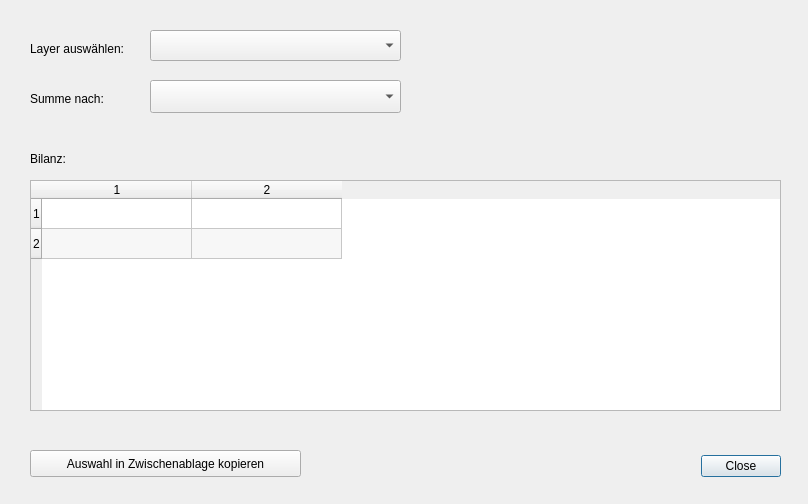
<?xml version="1.0" encoding="UTF-8"?>
<ui version="4.0">
 <class>FlaechensummeDialogBase</class>
 <widget class="QDialog" name="FlaechensummeDialogBase">
  <property name="geometry">
   <rect>
    <x>0</x>
    <y>0</y>
    <width>808</width>
    <height>504</height>
   </rect>
  </property>
  <property name="contextMenuPolicy">
   <enum>Qt::ActionsContextMenu</enum>
  </property>
  <property name="windowTitle">
   <string>Flächensumme</string>
  </property>
  <widget class="QDialogButtonBox" name="button_box">
   <property name="geometry">
    <rect>
     <x>440</x>
     <y>450</y>
     <width>341</width>
     <height>32</height>
    </rect>
   </property>
   <property name="orientation">
    <enum>Qt::Horizontal</enum>
   </property>
   <property name="standardButtons">
    <set>QDialogButtonBox::Close</set>
   </property>
   <property name="centerButtons">
    <bool>false</bool>
   </property>
  </widget>
  <widget class="QComboBox" name="comboBox">
   <property name="geometry">
    <rect>
     <x>150</x>
     <y>30</y>
     <width>251</width>
     <height>31</height>
    </rect>
   </property>
  </widget>
  <widget class="QLabel" name="label">
   <property name="geometry">
    <rect>
     <x>30</x>
     <y>40</y>
     <width>101</width>
     <height>17</height>
    </rect>
   </property>
   <property name="text">
    <string>Layer auswählen:</string>
   </property>
  </widget>
  <widget class="QLabel" name="label_2">
   <property name="geometry">
    <rect>
     <x>30</x>
     <y>150</y>
     <width>41</width>
     <height>17</height>
    </rect>
   </property>
   <property name="text">
    <string>Bilanz:</string>
   </property>
  </widget>
  <widget class="QTableWidget" name="tableWidget">
   <property name="geometry">
    <rect>
     <x>30</x>
     <y>180</y>
     <width>751</width>
     <height>231</height>
    </rect>
   </property>
   <property name="cursor" stdset="0">
    <cursorShape>ArrowCursor</cursorShape>
   </property>
   <property name="contextMenuPolicy">
    <enum>Qt::ActionsContextMenu</enum>
   </property>
   <property name="editTriggers">
    <set>QAbstractItemView::NoEditTriggers</set>
   </property>
   <property name="dragEnabled">
    <bool>false</bool>
   </property>
   <property name="dragDropMode">
    <enum>QAbstractItemView::NoDragDrop</enum>
   </property>
   <property name="alternatingRowColors">
    <bool>true</bool>
   </property>
   <property name="selectionMode">
    <enum>QAbstractItemView::ContiguousSelection</enum>
   </property>
   <property name="selectionBehavior">
    <enum>QAbstractItemView::SelectRows</enum>
   </property>
   <property name="rowCount">
    <number>2</number>
   </property>
   <property name="columnCount">
    <number>2</number>
   </property>
   <attribute name="horizontalHeaderVisible">
    <bool>true</bool>
   </attribute>
   <attribute name="horizontalHeaderCascadingSectionResizes">
    <bool>false</bool>
   </attribute>
   <attribute name="horizontalHeaderDefaultSectionSize">
    <number>150</number>
   </attribute>
   <attribute name="horizontalHeaderMinimumSectionSize">
    <number>20</number>
   </attribute>
   <attribute name="horizontalHeaderShowSortIndicator" stdset="0">
    <bool>false</bool>
   </attribute>
   <attribute name="horizontalHeaderStretchLastSection">
    <bool>false</bool>
   </attribute>
   <attribute name="verticalHeaderVisible">
    <bool>true</bool>
   </attribute>
   <attribute name="verticalHeaderStretchLastSection">
    <bool>false</bool>
   </attribute>
   <row/>
   <row/>
   <column/>
   <column/>
  </widget>
  <widget class="QLabel" name="label_3">
   <property name="geometry">
    <rect>
     <x>30</x>
     <y>90</y>
     <width>81</width>
     <height>17</height>
    </rect>
   </property>
   <property name="text">
    <string>Summe nach:</string>
   </property>
  </widget>
  <widget class="QComboBox" name="attributeSelect">
   <property name="geometry">
    <rect>
     <x>150</x>
     <y>80</y>
     <width>251</width>
     <height>33</height>
    </rect>
   </property>
  </widget>
  <widget class="QPushButton" name="button_copyToClip">
   <property name="geometry">
    <rect>
     <x>30</x>
     <y>450</y>
     <width>271</width>
     <height>27</height>
    </rect>
   </property>
   <property name="text">
    <string>Auswahl in Zwischenablage kopieren</string>
   </property>
  </widget>
 </widget>
 <resources/>
 <connections>
  <connection>
   <sender>button_box</sender>
   <signal>accepted()</signal>
   <receiver>FlaechensummeDialogBase</receiver>
   <slot>accept()</slot>
   <hints>
    <hint type="sourcelabel">
     <x>20</x>
     <y>20</y>
    </hint>
    <hint type="destinationlabel">
     <x>20</x>
     <y>20</y>
    </hint>
   </hints>
  </connection>
  <connection>
   <sender>button_box</sender>
   <signal>rejected()</signal>
   <receiver>FlaechensummeDialogBase</receiver>
   <slot>reject()</slot>
   <hints>
    <hint type="sourcelabel">
     <x>20</x>
     <y>20</y>
    </hint>
    <hint type="destinationlabel">
     <x>20</x>
     <y>20</y>
    </hint>
   </hints>
  </connection>
  <connection>
   <sender>comboBox</sender>
   <signal>currentIndexChanged(int)</signal>
   <receiver>FlaechensummeDialogBase</receiver>
   <slot>raise()</slot>
   <hints>
    <hint type="sourcelabel">
     <x>275</x>
     <y>45</y>
    </hint>
    <hint type="destinationlabel">
     <x>321</x>
     <y>251</y>
    </hint>
   </hints>
  </connection>
 </connections>
</ui>
